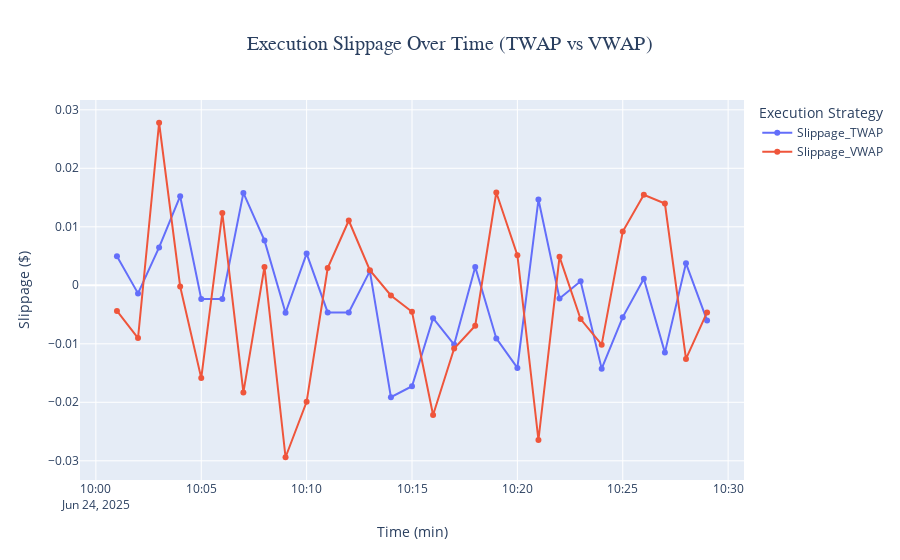

The code cell stored with this chart in its notebook:
### Code cell
slippage_df = execu_df[['Datetime', 'Slippage_TWAP', 'Slippage_VWAP']].copy()

# 转换为长格式
slippage_df = slippage_df.melt(
    id_vars='Datetime',
    value_vars=['Slippage_TWAP', 'Slippage_VWAP'],
    var_name='Execution_Type',
    value_name='Slippage'
)

fig = px.line(
    slippage_df,
    x='Datetime',
    y='Slippage',
    color='Execution_Type',
    title='Execution Slippage Over Time (TWAP vs VWAP)',
    markers=True
)

fig.update_layout(
    title={'x': 0.5, 'xanchor': 'center', 'font': dict(size=20, family='Arial Black')},
    yaxis_title="Slippage ($)",
    xaxis_title="Time (min)",
    legend_title="Execution Strategy",
    hovermode='x unified'
)

fig.show()
